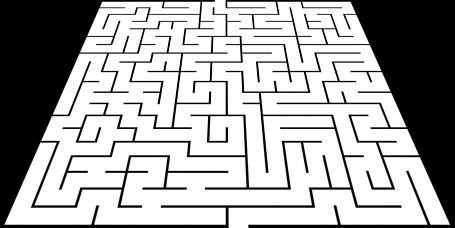
#> input picture data/input/test14.png, 455 x 228 px
$ python maze_solve.py
#> lines starting #> are read from the running program, lines starting #| are printed output that depends on the picture; after the words box and inside, x2 and y2 are one past the last pixel; in counts of white or black regions, pixels touching at a corner belong together
### src/prep_maze.py
import cv2
import numpy as np
import matplotlib.pyplot as plt


def preprocess(org_img):
    img = org_img.copy()
    img = cv2.cvtColor(img, cv2.COLOR_RGB2GRAY) # covering to gray scale
    img = cv2.fastNlMeansDenoising(img, None, 20, 7, 21) # denoising
    img = cv2.threshold(img, 0, 255, cv2.THRESH_BINARY_INV+cv2.THRESH_OTSU)[1] # thresholding and then inverting the image

    return img

### src/extract_maze.py
import numpy as np
import cv2
from matplotlib import pyplot as plt
from prep_maze import *

# function to make  a binary mask with inputas corners
def make_mask(img_shape,cor):
    points = np.array(cor)
    mask = np.zeros(img_shape)

   # mask is made using the below cv2 inbuilt function.
    cv2.fillPoly(mask, pts=[points], color = 255)
    mask = (mask/255).astype('uint8')

    return mask
# function to resolve conflict between two corners
# if two corners are too close to each other, then the corner which is closer to the border of the image is chosen
def resolve_conflict(pt1,pt2,img_shape):
    h,w = img_shape

    dist1=0
    dist2=0

    if(pt1[0] < h/2):
        dist1 += pt1[0]
        dist2 += pt2[0]
    else:
        dist1 += (h-pt1[0])
        dist2 += (h-pt2[0])

    if(pt1[1] < w/2):
        dist1 += pt1[1]
        dist2 += pt2[1]
    else:
        dist1 += (w-pt1[1])
        dist2 += (w-pt2[1])

    if(dist1 < dist2):
        return pt1
    else:
        return pt2

# Function to arrange points in clockwise order

def order_points_new(pts):
    pts = np.array(pts)
    # Sorting the array in the x co-ordinates
    xsort = pts[np.argsort(pts[:, 0]), :]

    # grab the left-most and right-most points from the sorted
    # x-roodinate points
    leftMost = xsort[:2, :]
    rightMost = xsort[2:, :]

    # Sorting the left-most coordinates according to their
    # y-coordinates so we can grab the top-left and bottom-left
    # points, respectively
    leftMost = leftMost[np.argsort(leftMost[:, 1]), :]
    (tl, bl) = leftMost


    # Sorting the right-most coordinates according to their
    # y-coordinates so we can grab the top-right and bottom-right
    # points, respectively
    rightMost = rightMost[np.argsort(rightMost[:, 1]), :]
    (tr, br) = rightMost

    return np.array([tl, tr, br, bl], dtype=int)

# function for labelling the image by using bfs
def connectedComp(img):
    img = img.copy()
    img = cv2.copyMakeBorder(img,1,1,1,1,cv2.BORDER_CONSTANT,0)
    h = img.shape[0]
    w = img.shape[1]
    l_img = np.zeros((h,w))
    vis = np.zeros(h*w,dtype = 'int')
    label = 1
    #  bfs algorithm
    for i in range(1,h-1):
        for j in range(1,w-1):
            if(img[i][j]==255 and l_img[i][j] == 0):
                queue = []
                queue.append(i*w+j)
                vis[i*w+j] = 1
                while len(queue) != 0:
                    temp = queue.pop(0)
                    x = int(temp/w)
                    y = temp%w
                    l_img[x][y] = label
                    for l in range(-1,2):
                        for m in range(-1,2):
                            if(vis[(x+l)*w +y+m] == 0 and img[x+l][y+m] == 255):
                                queue.append((x+l)*w +y+m)
                                vis[(x+l)*w +y+m] = 1
                label += 1
    l_img = l_img[1:h-1,1:w-1]
    # returning label image
    return l_img


# extracting corner points from the top two labelled components
def corner_extraction(list_point):

    list_pointx = np.array(list_point.copy())
    list_pointy = np.array(list_point.copy())

    # array sorting in x co-ordinates
    arr1inds = list_pointx[:,0].argsort()
    list_pointx[:,1] = list_pointx[:,1][arr1inds[::1]]
    list_pointx[:,0] = list_pointx[:,0][arr1inds[::1]]

    # array sorting in y co-ordinates
    arr1inds = list_pointy[:,1].argsort()
    list_pointy[:,1] = list_pointy[:,1][arr1inds[::1]]
    list_pointy[:,0] = list_pointy[:,0][arr1inds[::1]]

    # finding the minimum and maximum x cordinates
    xmin = list_pointx[0][0]
    xmax = list_pointx[list_pointx.shape[0]-1][0]

    # finding the minimum and maximum y cordinates
    ymin = list_pointy[0][1]
    ymax = list_pointy[list_pointy.shape[0]-1][1]

   # appending the values corresponding to the minimum and maximum y co ordinates
   # list is then sorrted to find points corresponding to the x co-ordinates
    temp_xmin = []
    for x in list_pointx:
        if(x[0] > xmin):
            break

        temp_xmin.append(x[1])

    temp_xmin.sort()
    xmin_y1 = temp_xmin[0]
    xmin_y2 = temp_xmin[len(temp_xmin)-1]

    # x max
    # same as done above for x maximum
    temp_xmax = []
    for x in range(list_pointx.shape[0]-1,-1,-1):
        if(list_pointx[x][0] < xmax):
            break

        temp_xmax.append(list_pointx[x][1])

    temp_xmax.sort()
    xmax_y1 = temp_xmax[0]
    xmax_y2 = temp_xmax[len(temp_xmax)-1]

    # y min
    # same as done above for y min
    temp_ymin = []
    for y in list_pointy:
        if(y[1] > ymin):
            break

        temp_ymin.append(y[0])

    temp_ymin.sort()
    ymin_x1 = temp_ymin[0]
    ymin_x2 = temp_ymin[len(temp_ymin)-1]

    # y max
    # same as done above for y max
    temp_ymax = []
    for y in range(list_pointy.shape[0]-1,-1,-1):
        if(list_pointy[y][1] < ymax):
            break

        temp_ymax.append(list_pointy[y][0])

    temp_ymax.sort()
    ymax_x1 = temp_ymax[0]
    ymax_x2 = temp_ymax[len(temp_ymax)-1]

    corners = []
   # appending all the corner points found.
    corners.append([xmin,xmin_y1])
    corners.append([xmin,xmin_y2])
    corners.append([xmax,xmax_y1])
    corners.append([xmax,xmax_y2])
    corners.append([ymin_x1,ymin])
    corners.append([ymin_x2,ymin])
    corners.append([ymax_x1,ymax])
    corners.append([ymax_x2,ymax])

    return corners

# Manhattan distance
def dist(pt1, pt2):
    return np.abs(pt1[0]-pt2[0]) + np.abs(pt1[1]-pt2[1])

# function for finding the unique corner points of the image
def unique_corners(corners, img_shape):

    crns = []

    crns.append(corners[0])

    for c1 in corners:
        flag=0
        pt = c1
        for i in range(len(crns)):
            # the corner points which are less than 50 manhattan unit distance away are selected only once.
            if(dist(c1,crns[i])<=50):
                flag=1
                # conflict resolve
                pt = resolve_conflict(c1,crns[i], img_shape)
                crns.pop(i)
                crns.append(pt)

        if(flag==0):
            crns.append(pt)

    return crns
# final function to output the extracted maze by calling ab0ve functions in the below function.
def extract_maze(preprocessed_img):

    binary_img = preprocessed_img.copy()
   # finding the labelled image
    label_img = connectedComp(binary_img)

    h,w = label_img.shape
    new = np.zeros((h,w),dtype = 'uint8')

    for i in range(h):
        for j in range(w):
            if label_img[i][j] == 1:
                new[i][j] = 255

    num_of_labels = int(np.max(label_img))

    # finding the count of all labels
    count_label = np.zeros((num_of_labels+1,2),dtype = int)
    for i in range(1,num_of_labels+1):
        count_label[i][1] = np.count_nonzero(label_img == i)
        count_label[i][0] = i

    # sorting the labels in descending order of their count
    arr1inds = count_label[:,1].argsort()
    count_label[:,0] = count_label[:,0][arr1inds[::-1]]
    count_label[:,1] = count_label[:,1][arr1inds[::-1]]

    # finding the top two labels
    top1,top2 = count_label[0][0],count_label[1][0]

    points_list = list()
   # finding the points corresponding to the top two labels
    for i in range(h):
        for j in range(w):
            if label_img[i][j] == top1 or label_img[i][j] == top2:
                temp = [i,j]
                points_list.append(temp)

   # finding the corner points of the image
    corner = corner_extraction(points_list)
    refined_corner = unique_corners(corner, [h,w])

  # interchanging the y and x co-ordinates of the corner points
    for i in range(4):
        temp = refined_corner[i][0]
        refined_corner[i][0] = refined_corner[i][1]
        refined_corner[i][1] = temp

    refined_corner = order_points_new(refined_corner)
    mask = make_mask(label_img.shape,refined_corner)   # mask obtained from corner
    extracted_img = preprocessed_img.copy()

    # extracting the maze from the image using mask value
    for i in range(h):
        for j in range(w):
            if mask[i][j] == 1:
                extracted_img[i][j] = 255 - preprocessed_img[i][j]
            else:
                extracted_img[i][j] = 0

    return extracted_img,refined_corner


# [8 lines of commented-out code are left out]

### src/gate_find.py
import cv2 as cv
import numpy as np
import matplotlib.pyplot as plt

from prep_maze import *
from extract_maze import *

# function to shift the gate points inside the maze
def gate_shift(gt, img_shape):

    gate = gt
    h,w = img_shape

    temp = gate[0][0]
    gate[0][0] = gate[0][1]
    gate[0][1] = temp

    temp = gate[1][0]
    gate[1][0] = gate[1][1]
    gate[1][1] = temp

   # shifting the gate points inside the maze based on in which quadrant they lie
    if(gate[0][0] > h/2):
        gate[0][0] -= 3
    elif(gate[0][0] <= h/2):
        gate[0][0] += 3

    if(gate[1][0] > h/2):
        gate[1][0] -= 3
    elif(gate[1][0] <= h/2):
        gate[1][0] += 3

    if(gate[0][1] > w/2):
        gate[0][1] -= 3
    elif(gate[0][1] <= w/2):
        gate[0][1] += 3

    if(gate[1][1] > w/2):
        gate[1][1] -= 3
    elif(gate[1][1] <= w/2):
        gate[1][1] += 3

    return gate


# function to find the gate points
def gate_find(preprocess_img, corners):

    # adding border to the image
    prep_img = cv.copyMakeBorder(preprocess_img, 10, 10, 10, 10, cv.BORDER_CONSTANT, 0)
    cn1 = corners[0] + 10
    cn2 = corners[1] + 10
    cn3 = corners[2] + 10
    cn4 = corners[3] + 10

    # equation of line correspoding the corner point 1 and 2
    dcn = np.abs(cn2 - cn1)
    if dcn[0] > dcn[1]:
        x = np.linspace(cn1[0], cn2[0], dcn[0])
        y = np.linspace(cn1[1], cn2[1], dcn[0])
    else:
        x = np.linspace(cn1[0], cn2[0], dcn[1])
        y = np.linspace(cn1[1], cn2[1], dcn[1])
    x = x.astype(int)
    y = y.astype(int)
    l1 = np.array([x, y]).T

   # equation of line correspoding the corner point 2 and 3
    dcn = np.abs(cn3 - cn2)
    if dcn[0] > dcn[1]:
        x = np.linspace(cn2[0], cn3[0], dcn[0])
        y = np.linspace(cn2[1], cn3[1], dcn[0])
    else:
        x = np.linspace(cn2[0], cn3[0], dcn[1])
        y = np.linspace(cn2[1], cn3[1], dcn[1])
    x = x.astype(int)
    y = y.astype(int)
    l2 = np.array([x, y]).T

    # equation of line correspoding the corner point 3 and 4
    dcn = np.abs(cn4 - cn3)
    if dcn[0] > dcn[1]:
        x = np.linspace(cn3[0], cn4[0], dcn[0])
        y = np.linspace(cn3[1], cn4[1], dcn[0])
    else:
        x = np.linspace(cn3[0], cn4[0], dcn[1])
        y = np.linspace(cn3[1], cn4[1], dcn[1])
    x = x.astype(int)
    y = y.astype(int)
    l3 = np.array([x, y]).T

   # equation of line correspoding the corner point 4 and 1
    dcn = np.abs(cn1 - cn4)
    if dcn[0] > dcn[1]:
        x = np.linspace(cn4[0], cn1[0], dcn[0])
        y = np.linspace(cn4[1], cn1[1], dcn[0])
    else:
        x = np.linspace(cn4[0], cn1[0], dcn[1])
        y = np.linspace(cn4[1], cn1[1], dcn[1])
    x = x.astype(int)
    y = y.astype(int)
    l4 = np.array([x, y]).T

    k = 3
    # To be changed to larger values if dimensions of image are large
    gate1 = []
    gate2 = []
    gate3 = []
    gate4 = []
    # appending the values corresponding to each line in which the neighbourhood of k*k has no maze wall point
    for i in range(0,len(l1)):
        if np.max(prep_img[l1[i][1]-k:l1[i][1]+k, l1[i][0]-k:l1[i][0]+k]) == 0:
            gate1.append(l1[i])
    for i in range(0,len(l2)):
        if np.max(prep_img[l2[i][1]-k:l2[i][1]+k, l2[i][0]-k:l2[i][0]+k]) == 0:
            gate2.append(l2[i])
    for i in range(0,len(l3)):
        if np.max(prep_img[l3[i][1]-k:l3[i][1]+k, l3[i][0]-k:l3[i][0]+k]) == 0:
            gate3.append(l3[i])
    for i in range(0,len(l4)):
        if np.max(prep_img[l4[i][1]-k:l4[i][1]+k, l4[i][0]-k:l4[i][0]+k]) == 0:
            gate4.append(l4[i])


    gate1 = np.array(gate1)
    gate2 = np.array(gate2)
    gate3 = np.array(gate3)
    gate4 = np.array(gate4)
    gate = []

   # checking whether there is a probable gate points and finding the mean point of all of them.
    if len(gate1) > 0:
        gate1 = [np.mean(gate1[:,0]).astype(np.uint)-10, np.mean(gate1[:,1]).astype(np.uint)-10]
        gate.append(gate1)
    if len(gate2) > 0:
        gate2 = [np.mean(gate2[:,0]).astype(np.uint)-10, np.mean(gate2[:,1]).astype(np.uint)-10]
        gate.append(gate2)
    if len(gate3) > 0:
        gate3 = [np.mean(gate3[:,0]).astype(np.uint)-10, np.mean(gate3[:,1]).astype(np.uint)-10]
        gate.append(gate3)
    if len(gate4) > 0:
        gate4 = [np.mean(gate4[:,0]).astype(np.uint)-10, np.mean(gate4[:,1]).astype(np.uint)-10]
        gate.append(gate4)

    gate = np.array(gate,dtype=int)
  # using gate shift to shift the gate
    gate = gate_shift(gate,preprocess_img.shape)

    return gate

### src/path_find.py
import numpy as np
from matplotlib import pyplot as plt

# function to create a adjancency list for the maze
def create_graph(image):
    h = image.shape[0]
    w = image.shape[1]
    adj_list = [[] for i in range(h*w)]
    for i in range(h):
        for j in range(w):
            if image[i][j] == 255:
                if i>0 and image[i-1][j] == 255:
                    adj_list[(i*w)+j].append((i-1)*w + j)
                if j>0 and image[i][j-1] == 255:
                    adj_list[(i*w)+j].append(i*w + j - 1)
                if i<h-1 and image[i+1][j] == 255:
                    adj_list[(i*w)+j].append((i+1)*w + j)
                if j<w-1 and image[i][j+1] == 255:
                    adj_list[(i*w)+j].append(i*w + j + 1)
    return adj_list

# function to find the shortest path between the source and destination
# Modification of BFS is that we are storing distance of every point iterated from the source
def BFS(adj, src, dest, v, pred, dist):

    queue = []

    visited = [False for i in range(v)]

    for i in range(v):

        dist[i] = 1000000
        pred[i] = -1

    visited[src] = True
    dist[src] = 0
    queue.append(src)

    while (len(queue) != 0):
        u = queue[0]
        queue.pop(0)
        for i in range(len(adj[u])):

            if (visited[adj[u][i]] == False):
                visited[adj[u][i]] = True
                dist[adj[u][i]] = dist[u] + 1
                pred[adj[u][i]] = u
                queue.append(adj[u][i])

                if (adj[u][i] == dest):
                    return True

    return False


# This function uses the distance and pred array made by above bfs function to find the shortest path
def ShortestDistance(adj, s, dest):

    v = len(adj)

    pred=[0 for i in range(v)]
    dist=[0 for i in range(v)]

    if (BFS(adj, s, dest, v, pred, dist) == False):
        print("Given source and destination are not connected")

    else:
        path = []
        crawl = dest
        path.append(crawl)
        # The above arrays are modified by the BFS function

        while (pred[crawl] != -1):
            path.append(pred[crawl])
            crawl = pred[crawl]

        # This finally returns the shortest path
        return path

def final_path(image,src,destin):

    # COnverting the 2d points to 1d points
    source = (src[0] * image.shape[1]) + src[1]
    dest = (destin[0] * image.shape[1]) + destin[1]

    # Making the adjacency list
    adjacency_list = create_graph(image)
    # Returning the shortest path
    return ShortestDistance(adjacency_list,source,dest)

### src/solution_overlay.py
# function to broaden the path we got fronm the path_find function
def sol_overlay(org_image,path,preprocess_image):
    image = org_image.copy()
    h = image.shape[0]
    w = image.shape[1]
    for i in range(1,len(path)):

        # poition of previous point
        prev_x = int(path[i-1]/w)
        prev_y = int(path[i-1]%w)
        # position of current point
        curr_x = int(path[i]/w)
        curr_y = int(path[i]%w)
        # checking if previous point and current point are in the same row
        if(abs(prev_x-curr_x)==1):
            # loop to broaden the path
            for y in range(curr_y, curr_y-5,-1):
                # breaking when we encounter a maze wall point and similar thing done below as well
                if(y<0 or preprocess_image[curr_x][y]==255):
                    break
                image[curr_x][y] = (255,0,0)

            for y in range(curr_y, curr_y+5):
                if(y>=w or preprocess_image[curr_x][y]==255):
                    break
                image[curr_x][y] = (255,0,0)

        else:
            for x in range(curr_x, curr_x-5,-1):
                if(x<0 or preprocess_image[x][curr_y]==255):
                    break
                image[x][curr_y] = (255,0,0)

            for x in range(curr_x, curr_x+5):
                if(x>=h or preprocess_image[x][curr_y]==255):
                    break
                image[x][curr_y] = (255,0,0)

    return image

### src/maze_solve.py
import cv2
import numpy as np
import matplotlib.pyplot as plt
import os
import glob

from extract_maze import *
from gate_find import *
from path_find import *
from solution_overlay import *

# eneter relative path of the image
path  = '../data/input/test14.png'

# Code which integrates all the implemented functions to display the solution

org_img = cv2.imread(path)
#> org_img is the input picture: shape (228, 455, 3); min 0, max 255, mean 168.8
org_img = cv2.cvtColor(org_img,cv2.COLOR_BGR2RGB)

preprocess_img = preprocess(org_img)
#> in preprocess, `img = cv2.threshold(img, 0, 255, cv2.THRESH_BINARY_INV+cv2.THRESH_OTSU..`:
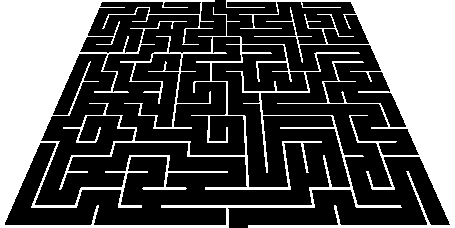
#> img: shape (228, 455); 34.3% white; 2 white regions, box (x1, y1, x2, y2) and area: (0, 0, 402, 228) 20515, (226, 0, 455, 228) 15113
extracted_maze,corners = extract_maze(preprocess_img)
#> in connectedComp, `img = cv2.copyMakeBorder(img,1,1,1,1,cv2.BORDER_CONSTANT,0)`:
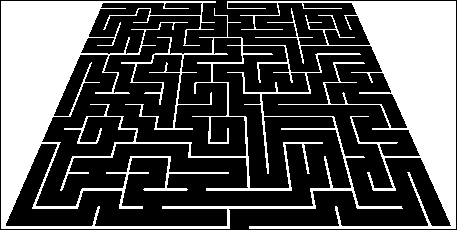
#> img: shape (230, 457); 33.9% white; 2 white regions, box (x1, y1, x2, y2) and area: (1, 1, 403, 229) 20515, (227, 1, 456, 229) 15113
#> after the loop in connectedComp, `for i in range(1,h-1):`:
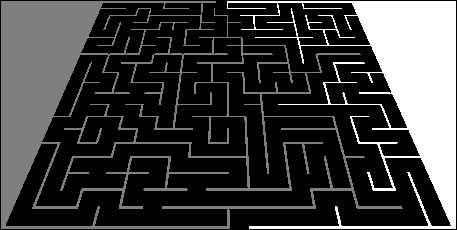
#> l_img: shape (230, 457) float64; min 0, max 2, mean 0.483; drawn with min black and max white
#> in extract_maze, `label_img = connectedComp(binary_img)`:
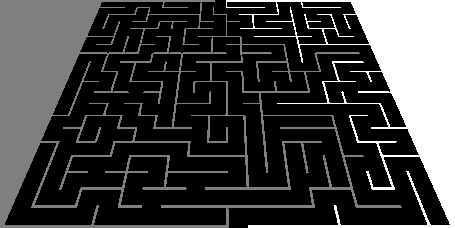
#> label_img: shape (228, 455) float64; min 0, max 2, mean 0.489; drawn with min black and max white
#> after the loop in extract_maze, `for i in range(h):`:
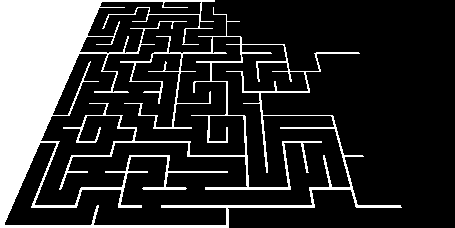
#> new: shape (228, 455); 19.8% white; 1 white region, box (x1, y1, x2, y2) and area: (0, 0, 402, 228) 20515
#> in extract_maze, `num_of_labels = int(np.max(label_img))`: num_of_labels = 2
#> after the loop in extract_maze, `for i in range(1,num_of_labels+1):`: count_label = [[0, 0], [1, 20515], [2, 15113]]
#> in extract_maze, `arr1inds = count_label[:,1].argsort()`: arr1inds = [0, 2, 1]
#> in extract_maze, `top1,top2 = count_label[0][0],count_label[1][0]`: top1 = 1; top2 = 2
#> corners = [[0, 0], [454, 0], [454, 227], [0, 227]]
gates = gate_find(preprocess_img,corners)
#> in gate_find, `prep_img = cv.copyMakeBorder(preprocess_img, 10, 10, 10, 10, cv.BORDER..`:
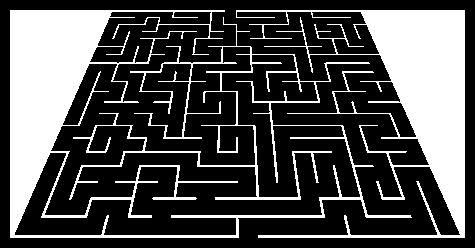
#> prep_img: shape (248, 475); 30.2% white; 2 white regions, box (x1, y1, x2, y2) and area: (10, 10, 412, 238) 20515, (236, 10, 465, 238) 15113
#> in gate_find, `cn1 = corners[0] + 10`: cn1 = [10, 10]
#> in gate_find, `cn2 = corners[1] + 10`: cn2 = [464, 10]
#> in gate_find, `cn3 = corners[2] + 10`: cn3 = [464, 237]
#> in gate_find, `cn4 = corners[3] + 10`: cn4 = [10, 237]
#> in gate_find, `dcn = np.abs(cn2 - cn1)`: dcn = [454, 0]
#> in gate_find, `dcn = np.abs(cn3 - cn2)`: dcn = [0, 227]
#> in gate_find, `dcn = np.abs(cn4 - cn3)`: dcn = [454, 0]
#> in gate_find, `dcn = np.abs(cn1 - cn4)`: dcn = [0, 227]
#> after the loop in gate_find, `for i in range(0,len(l1)):`: gate1 = [[228, 10], [229, 10], [230, 10], [231, 10], [232, 10], [233, 10]]
#> after the loop in gate_find, `for i in range(0,len(l2)):`: gate2 = []
#> after the loop in gate_find, `for i in range(0,len(l3)):`: gate3 = [[255, 237], [254, 237], [253, 237], [252, 237], [251, 237], [250, 237], [249, 237], [248, 237], [247, 237], [246, 237], [245, 237], [244, 237], [243, 237], [242, 237]]
#> after the loop in gate_find, `for i in range(0,len(l4)):`: gate4 = []
#> in gate_find, `gate2 = np.array(gate2)`: gate2 = empty array
#> in gate_find, `gate3 = np.array(gate3)`: gate3 = 14 rows, first 8: [255, 237], [254, 237], [253, 237], [252, 237], [251, 237], [250, 237], [249, 237], [248, 237]
#> in gate_find, `gate4 = np.array(gate4)`: gate4 = empty array
#> in gate_find, `gate1 = [np.mean(gate1[:,0]).astype(np.uint)-10, np.mean(gate1[:,1]).a..`: gate1 = [220, 0]
#> in gate_find, `gate3 = [np.mean(gate3[:,0]).astype(np.uint)-10, np.mean(gate3[:,1]).a..`: gate3 = [238, 227]
#> in gate_find, `gate = np.array(gate,dtype=int)`: gate = [[220, 0], [238, 227]]
#> in gate_shift, `temp = gate[0][0]`: temp = 220
#> in gate_shift, `temp = gate[1][0]`: temp = 238
#> in gate_find, `gate = gate_shift(gate,preprocess_img.shape)`: gate = [[3, 223], [224, 235]]
#> gates = [[3, 223], [224, 235]]

# For hand drawn test case use the k value in Gate_find as k = 7

path_res = final_path(extracted_maze,gates[0],gates[1])
#> in final_path, `source = (src[0] * image.shape[1]) + src[1]`: source = 1588
#> in final_path, `dest = (destin[0] * image.shape[1]) + destin[1]`: dest = 102155
#> in final_path, `adjacency_list = create_graph(image)`: adjacency_list = 103740 items
#> in ShortestDistance, `v = len(adj)`: v = 103740
#> the loop in BFS, `while (len(queue) != 0):` made 53646 passes
#> u on passes 1 to 3: 1588, 1133, 1587
#> after the loop in BFS, `while (len(queue) != 0):`: dist = 103740 items; queue = 108 values, max 103524 at index 3, min 71583 at index 4, mean 88426.4; visited = 103740 items
#> in ShortestDistance, `crawl = dest`: crawl = 102155
#> the loop in ShortestDistance, `while (pred[crawl] != -1):` made 769 passes
#> crawl on passes 1 to 3: 101700, 101245, 100790
#> after the loop in ShortestDistance, `while (pred[crawl] != -1):`: path = 770 values, max 102155 at index 0, min 1588 at index 769, mean 55828.8
#> path_res has the same summary as path in ShortestDistance
final_res = sol_overlay(org_img,path_res,preprocess_img)
#> the loop in sol_overlay, `for i in range(1,len(path)):` made 769 passes
#> (prev_x, prev_y, curr_x, curr_y) on passes 1 to 3: (224, 235, 223, 235), (223, 235, 222, 235), (222, 235, 221, 235)
#> after the loop in sol_overlay, `for i in range(1,len(path)):`:
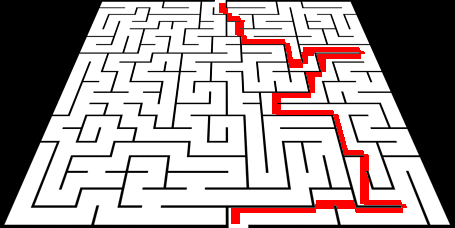
#> image: shape (228, 455, 3); 4.07% of pixels changed, all inside (x1, y1, x2, y2) = (219, 3, 407, 224)

plt.imshow(final_res)
plt.show()
